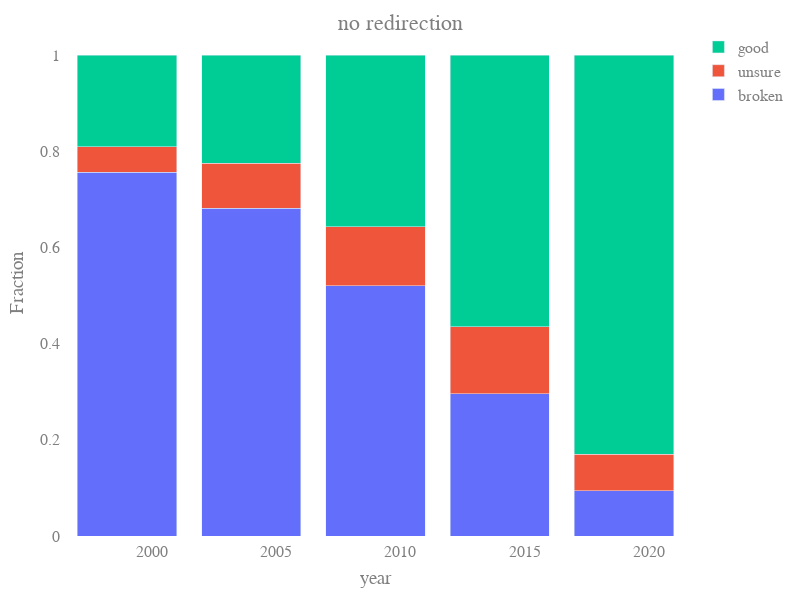
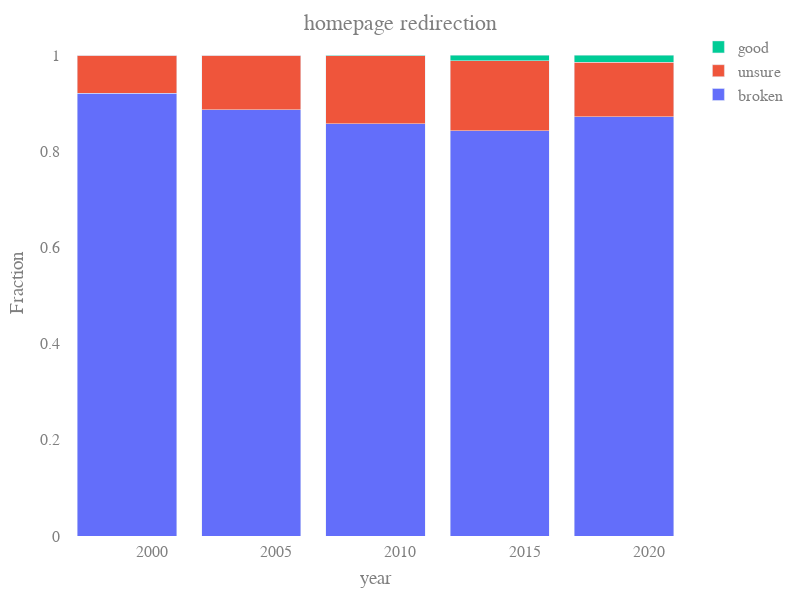
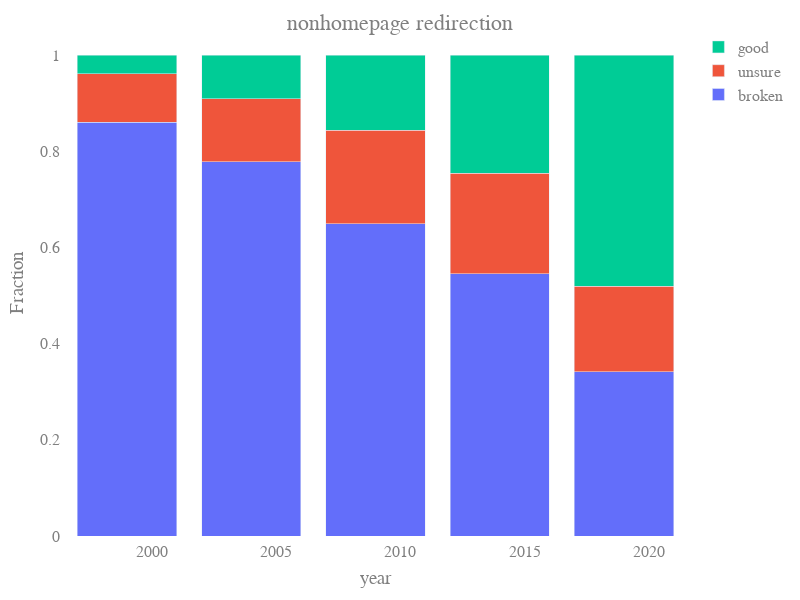

Notebook code for these charts, in order:
### Markdown cell above
## 200 Stauts code broken rate
- Categorized as broken, unsure, and good
- urls with no similarities are considered as unsure

### Code cell
years = [1999, 2004, 2009, 2014, 2019]
df_template = pd.DataFrame({"broken":[0 for _ in years], 'unsure':[0 for _ in years], 'good': [0 for _ in years], 'year': years})
df_template.set_index('year', inplace=True)
indexes = ['no redirection', 'homepage redirection', 'non-home redirection']
total = [df_template.copy() for _ in range(3)]
noredir, home, nonhome = total
# urls_2xx = db.url_status_implicit_broken.find({'status': re.compile('^[23]')})
urls_2xx = db.url_update.aggregate([
    {"$match": {"updating": False, "detail": re.compile("^(similar|1 snapshot)")}},
    {"$lookup": {
        "from": "url_status_implicit_broken",
        "localField": "_id",
        "foreignField": "_id",
        "as": "implicits"
    }},
    {"$unwind": "$implicits"},
    {"$replaceRoot": {"newRoot": "$implicits"}}
])
for url_2xx in urls_2xx:
    label = ''
    if 'similarity' not in url_2xx: label = 'unsure'
    elif url_2xx['similarity'] >= 0.8: label = 'good'
    elif url_2xx['similarity'] <= 0.2: label = 'broken'
    else: label = 'unsure'
    year, detail = url_2xx['year'], url_2xx['detail']
    total[indexes.index(detail)].loc[year, label] += 1
plotly_utils.plot_bar(noredir, xtitle='year', ytitle='Fraction', title='no redirection', stacked=True, unified=True)
plotly_utils.plot_bar(home, xtitle='year', ytitle='Fraction', title='homepage redirection', stacked=True, unified=True)
plotly_utils.plot_bar(nonhome, xtitle='year', ytitle='Fraction', title='nonhomepage redirection', stacked=True, unified=True)

### Figure 1 — Plotly figure (JSON) as saved in the notebook; plotly's stock layout.template omitted (floating-point values rounded to 4 significant figures)
{"data": [{"name": "broken", "type": "bar", "x": [1999, 2004, 2009, 2014, 2019], "y": [0.7569, 0.6817, 0.5207, 0.2955, 0.09463]}, {"name": "unsure", "type": "bar", "x": [1999, 2004, 2009, 2014, 2019], "y": [0.05266, 0.09363, 0.123, 0.1395, 0.075]}, {"name": "good", "type": "bar", "x": [1999, 2004, 2009, 2014, 2019], "y": [0.1905, 0.2246, 0.3563, 0.565, 0.8304]}], "layout": {"autosize": false, "barmode": "stack", "font": {"color": "#7f7f7f", "family": "Time New Roman", "size": 16}, "height": 600, "margin": {"b": 50, "l": 50, "pad": 4, "r": 50, "t": 30}, "plot_bgcolor": "rgba(0, 0, 0, 0)", "title": {"text": "no redirection", "x": 0.5, "yanchor": "top"}, "width": 800, "xaxis": {"autorange": true, "range": [1996.0, 2022.0], "title": {"text": "year"}, "type": "linear"}, "yaxis": {"autorange": true, "range": [0, 1.053], "title": {"text": "Fraction"}, "type": "linear"}}}

### Figure 2 — Plotly figure (JSON) as saved in the notebook; plotly's stock layout.template omitted (floating-point values rounded to 4 significant figures)
{"data": [{"name": "broken", "type": "bar", "x": [1999, 2004, 2009, 2014, 2019], "y": [0.9208, 0.8871, 0.8575, 0.8433, 0.8718]}, {"name": "unsure", "type": "bar", "x": [1999, 2004, 2009, 2014, 2019], "y": [0.07917, 0.1127, 0.1412, 0.1452, 0.1142]}, {"name": "good", "type": "bar", "x": [1999, 2004, 2009, 2014, 2019], "y": [0, 0.0002135, 0.001334, 0.01147, 0.01399]}], "layout": {"autosize": false, "barmode": "stack", "font": {"color": "#7f7f7f", "family": "Time New Roman", "size": 16}, "height": 600, "margin": {"b": 50, "l": 50, "pad": 4, "r": 50, "t": 30}, "plot_bgcolor": "rgba(0, 0, 0, 0)", "title": {"text": "homepage redirection", "x": 0.5, "yanchor": "top"}, "width": 800, "xaxis": {"autorange": true, "range": [1996.0, 2022.0], "title": {"text": "year"}, "type": "linear"}, "yaxis": {"autorange": true, "range": [0, 1.053], "title": {"text": "Fraction"}, "type": "linear"}}}

### Figure 3 — Plotly figure (JSON) as saved in the notebook; plotly's stock layout.template omitted (floating-point values rounded to 4 significant figures)
{"data": [{"name": "broken", "type": "bar", "x": [1999, 2004, 2009, 2014, 2019], "y": [0.8609, 0.7782, 0.6498, 0.5455, 0.3421]}, {"name": "unsure", "type": "bar", "x": [1999, 2004, 2009, 2014, 2019], "y": [0.1004, 0.1319, 0.194, 0.2094, 0.1775]}, {"name": "good", "type": "bar", "x": [1999, 2004, 2009, 2014, 2019], "y": [0.03868, 0.08988, 0.1562, 0.2451, 0.4804]}], "layout": {"autosize": false, "barmode": "stack", "font": {"color": "#7f7f7f", "family": "Time New Roman", "size": 16}, "height": 600, "margin": {"b": 50, "l": 50, "pad": 4, "r": 50, "t": 30}, "plot_bgcolor": "rgba(0, 0, 0, 0)", "title": {"text": "nonhomepage redirection", "x": 0.5, "yanchor": "top"}, "width": 800, "xaxis": {"autorange": true, "range": [1996.0, 2022.0], "title": {"text": "year"}, "type": "linear"}, "yaxis": {"autorange": true, "range": [0, 1.053], "title": {"text": "Fraction"}, "type": "linear"}}}
